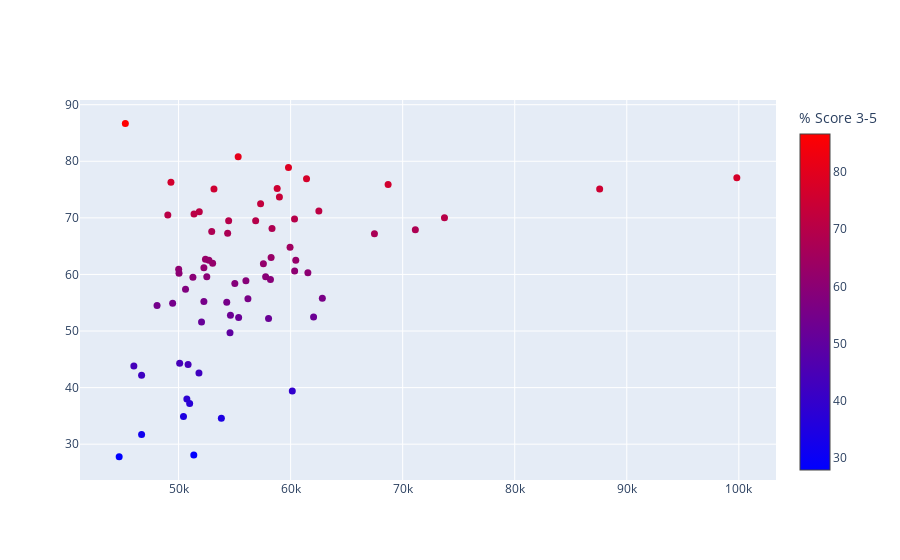

Notebook cell for this chart:
### Code cell
fig = go.Figure(data=go.Scatter(
    x=np.round(wisconsin22['per_capita_income'], decimals=-1),
    y=np.round(wisconsin22['PERCENT_3_OR_ABOVE'], decimals=1),
    mode='markers',
    marker=dict(
        size=7,
        color=wisconsin22['PERCENT_3_OR_ABOVE'],
        colorscale='Bluered',
        symbol='circle',
        showscale=True,
        colorbar=dict(title='% Score 3-5'),
    ),
    showlegend=False,
    text=wisconsin22['COUNTY'],
    name=''))
fig.show()

### Figure 1 — Plotly figure (JSON) as saved in the notebook; plotly's stock layout.template omitted (floating-point values rounded to 4 significant figures)
{"data": [{"marker": {"color": [27.85, 43.75, 52.25, 67.65, 71.17, 80.77, 54.55, 73.73, 69.5, 28.12, 60.27, 37.97, 69.99, 62.72, 67.86, 54.93, 76.26, 72.54, 59.09, 86.67, 61.16, 76.92, 42.65, 75.21, 44.32, 58.44, 31.72, 63.02, 59.56, 62.46, 51.55, 44.12, 62, 49.66, 64.83, 55.17, 70.45, 55.7, 60.91, 34.65, 58.91, 69.83, 77.07, 39.39, 68.06, 55.09, 67.28, 71.05, 61.87, 70.65, 59.62, 62.5, 67.16, 52.55, 37.23, 34.86, 60.58, 60.23, 59.55, 57.42, 78.9, 55.81, 52.38, 75.86, 75.07, 52.83, 42.22, 69.52, 75.05], "colorbar": {"title": {"text": "% Score 3-5"}}, "colorscale": [[0, "rgb(0,0,255)"], [1, "rgb(255,0,0)"]], "showscale": true, "size": 7, "symbol": "circle"}, "mode": "markers", "name": "", "showlegend": false, "text": ["Adams", "Ashland", "Barron", "Bayfield", "Brown", "Buffalo", "Burnett", "Calumet", "Chippewa", "Clark", "Columbia", "Crawford", "Dane", "Dodge", "Door", "Douglas", "Dunn", "Eau Claire", "Fond du Lac", "Forest", "Grant", "Green", "Green Lake", "Iowa", "Jackson", "Jefferson", "Juneau", "Kenosha", "Kewaunee", "La Crosse", "Lafayette", "Langlade", "Lincoln", "Manitowoc", "Marathon", "Marinette", "Marquette", "Milwaukee", "Monroe", "Oconto", "Oneida", "Outagamie", "Ozaukee", "Pepin", "Pierce", "Polk", "Portage", "Price", "Racine", "Richland", "Rock", "Rusk", "St. Croix", "Sauk", "Sawyer", "Shawano", "Sheboygan", "Taylor", "Trempealeau", "Vernon", "Vilas", "Walworth", "Washburn", "Washington", "Waukesha", "Waupaca", "Waushara", "Winnebago", "Wood"], "type": "scatter", "x": [44700, 46010, 58030, 52960, 62520, 55320, 48080, 59000, 54470, 51360, 61540, 50740, 73730, 52400, 71130, 49470, 49320, 57320, 58200, 45250, 52260, 61420, 51820, 58800, 50100, 55020, 46700, 58260, 57770, 60460, 52050, 50850, 53040, 54590, 59950, 52260, 49040, 56190, 50010, 53820, 56010, 60350, 99820, 60150, 58340, 54300, 54380, 51850, 57570, 51380, 52520, 52710, 67480, 62050, 50990, 50440, 60360, 50040, 51280, 50620, 59810, 62830, 55360, 68700, 87580, 54630, 46700, 56880, 53160], "y": [27.8, 43.8, 52.2, 67.6, 71.2, 80.8, 54.5, 73.7, 69.5, 28.1, 60.3, 38, 70, 62.7, 67.9, 54.9, 76.3, 72.5, 59.1, 86.7, 61.2, 76.9, 42.6, 75.2, 44.3, 58.4, 31.7, 63, 59.6, 62.5, 51.6, 44.1, 62, 49.7, 64.8, 55.2, 70.5, 55.7, 60.9, 34.6, 58.9, 69.8, 77.1, 39.4, 68.1, 55.1, 67.3, 71.1, 61.9, 70.7, 59.6, 62.5, 67.2, 52.5, 37.2, 34.9, 60.6, 60.2, 59.5, 57.4, 78.9, 55.8, 52.4, 75.9, 75.1, 52.8, 42.2, 69.5, 75.1]}], "layout": {}}
